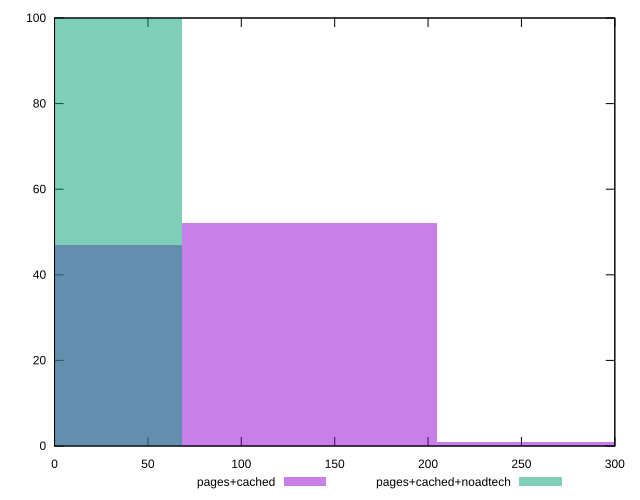

Write gnuplot code to recreate this figure.
reset

$pagesCached <<EOF
136.58371101331866 52
0 47
273.1674220266373 1
EOF

$pagesCachedNoadtech <<EOF
0 100
EOF

set key outside below
set boxwidth 136.58371101331866
set xrange [0:300]
set yrange [0:100]
set trange [0:100]
set style fill transparent solid 0.5 noborder
set terminal svg size 640, 500 enhanced background rgb 'white'
set output "report_00009_2021-02-08T22-37-41.559Z/unminified-css/comparison/histogram/1_vs_2.svg"

plot $pagesCached title "pages+cached" with boxes, \
     $pagesCachedNoadtech title "pages+cached+noadtech" with boxes

reset
